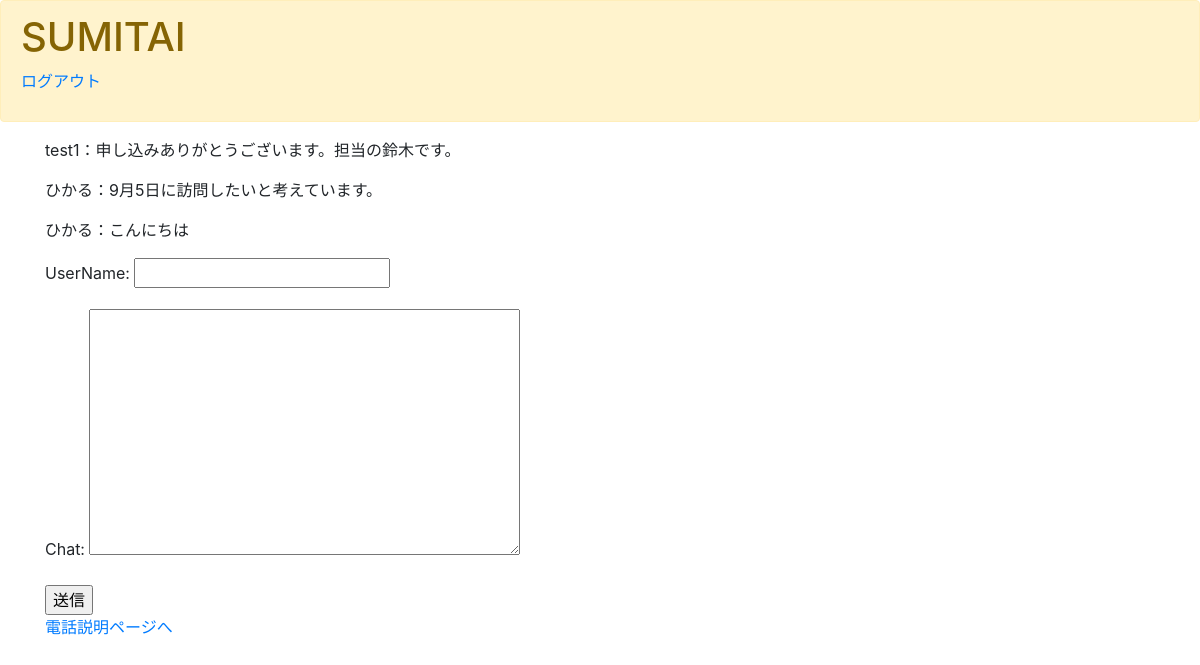
/ChatCreate/, run on an earlier commit of the app's database.
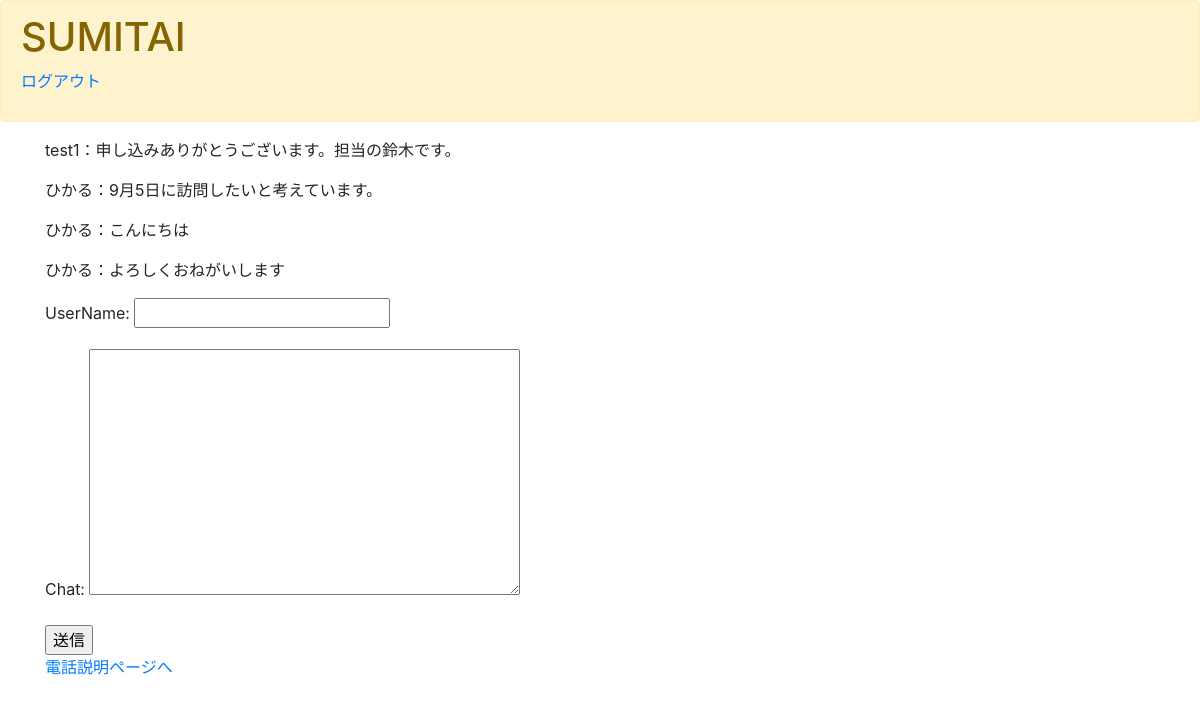
And on a later commit of the database.
### sumitai/models.py (models this page shows, shortened)
class ChatModel(models.Model) :
    userName=models.CharField(
        max_length=100,
        null=True,  #仮
    )
    chat = models.TextField(
        null=True,
    )

### sumitai/views.py (the view)
# urls.py: path('ChatCreate/',ChatCreate.as_view(), name='chatcreate'),
class ChatCreate(CreateView,ListView):
    template_name = 'ChatCreate.html'
    model = ChatModel
    fields = ('userName','chat')
    success_url = reverse_lazy('chatcreate')

### templates/ChatCreate.html (shortened to what this page needs)
{% extends 'base.html' %}
{% block content %}
<div class="container">
    {% for item in object_list %}
    <div class="item">
        <p>{{ item.userName }}：{{ item.chat }}</p>
    </div>
    {% endfor %}
</div>
<div class="container">
    <form action="" method="POST">{% csrf_token %}
        {{form.as_p}}
        <input type="submit" value="送信">
    </form>
</div>
<div class="container">
    <p><a href="{% url 'contractphone' %}">電話説明ページへ</a></p>
</div>
{% endblock content %}

What changed in the data, as far as the page shows it:
added ChatModel: userName "ひかる", chat "よろしくおねがいします"
